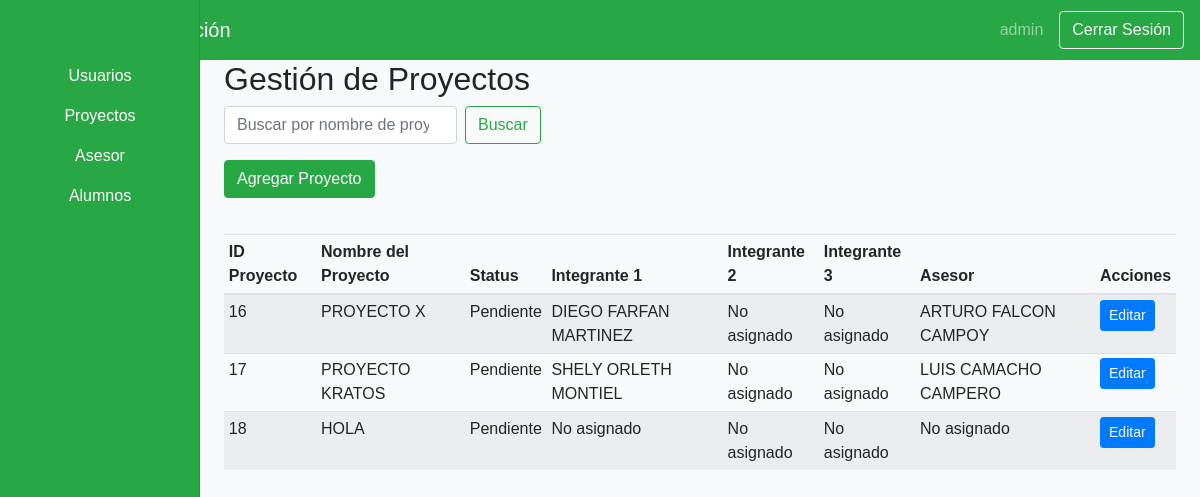
Before: /views/admin/dashboardAdminProyectos.php (signed in) with the older database file.
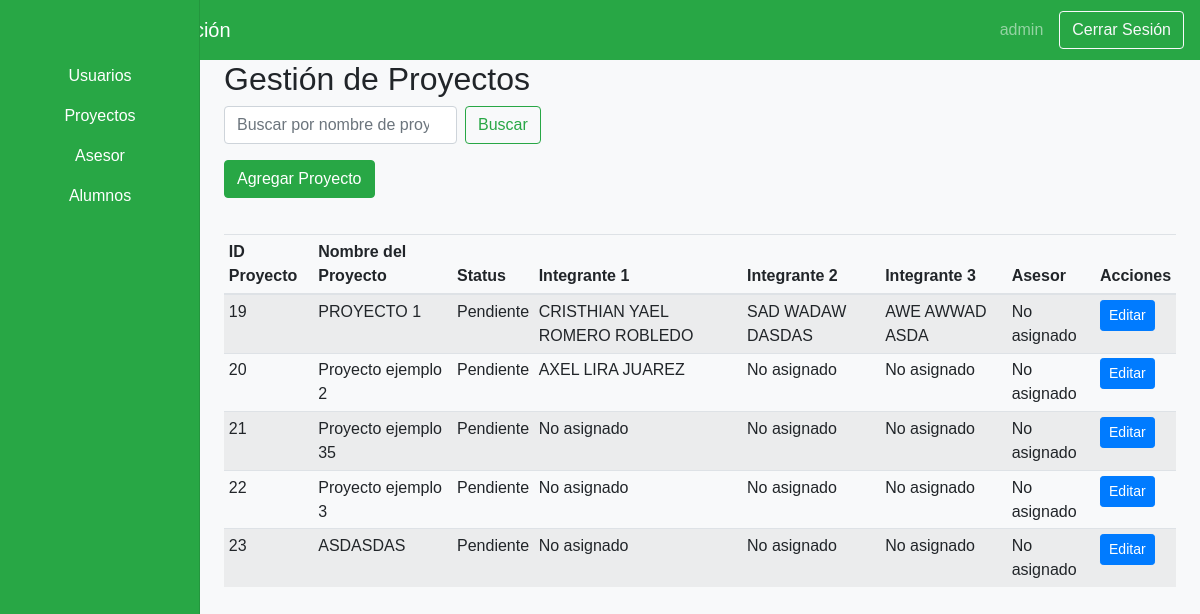
After: the same page with the newer database file.
### tables this page shows
CREATE TABLE IF NOT EXISTS `proyecto` (
  `ID_Proyecto` int NOT NULL AUTO_INCREMENT,
  `Nombre_Proyecto` varchar(200) NOT NULL,
  `Status` enum('Pendiente','En Revisión') NOT NULL,
  `Integrante_1` int DEFAULT NULL,
  `Integrante_2` int DEFAULT NULL,
  `Integrante_3` int DEFAULT NULL,
  `Asesor` int DEFAULT NULL,
  PRIMARY KEY (`ID_Proyecto`),
  KEY `fk_proyecto_integrante_1` (`Integrante_1`),
  KEY `fk_proyecto_integrante_2` (`Integrante_2`),
  KEY `fk_proyecto_integrante_3` (`Integrante_3`),
  KEY `fk_proyecto_asesor` (`Asesor`)
);

### Views/Admin/dashboardAdminProyectos.php (the view, shortened to what the changed rows need)
<?php
include('../../includes/config.php');
?>
<!DOCTYPE html>
<html lang="es">
<head>
    <link rel="stylesheet" href="https://stackpath.bootstrapcdn.com/bootstrap/4.3.1/css/bootstrap.min.css">
    <link rel="stylesheet" href="<?php echo CSS_PATH; ?>dashboard.css">
</head>
<body>
    <div class="container-fluid">
        <div class="row">
            <main role="main" class="col-md-9 ml-sm-auto col-lg-10 px-4">
                <h2>Gestión de Proyectos</h2>
                <div class="table-responsive">
                    <table class="table table-striped table-sm">
                        <thead>
                            <tr>
                                <th>ID Proyecto</th>
                                <th>Nombre del Proyecto</th>
                                <th>Status</th>
                                <th>Integrante 1</th>
                                <th>Integrante 2</th>
                                <th>Integrante 3</th>
                                <th>Asesor</th>
                                <th>Acciones</th>
                            </tr>
                        </thead>
                        <tbody>
                            <?php
                            $query = "
                                SELECT p.*,
                                       CONCAT(a.Nombres, ' ', a.Apellido_Paterno, ' ', a.Apellido_Materno) AS Nombre_Asesor,
                                       CONCAT(i1.Nombres, ' ', i1.Apellido_Paterno, ' ', i1.Apellido_Materno) AS Integrante1,
                                       CONCAT(i2.Nombres, ' ', i2.Apellido_Paterno, ' ', i2.Apellido_Materno) AS Integrante2,
                                       CONCAT(i3.Nombres, ' ', i3.Apellido_Paterno, ' ', i3.Apellido_Materno) AS Integrante3
                                FROM proyecto p
                                LEFT JOIN asesor a ON p.Asesor = a.ID_Asesor
                                LEFT JOIN alumno i1 ON p.Integrante_1 = i1.ID_Alumno
                                LEFT JOIN alumno i2 ON p.Integrante_2 = i2.ID_Alumno
                                LEFT JOIN alumno i3 ON p.Integrante_3 = i3.ID_Alumno
                                ORDER BY p.ID_Proyecto ASC";
                            $result = $connection->query($query);
                            while ($row = $result->fetch_assoc()) {
                                echo "<tr>";
                                echo "<td>" . htmlspecialchars($row['ID_Proyecto']) . "</td>";
                                echo "<td>" . htmlspecialchars($row['Nombre_Proyecto']) . "</td>";
                                echo "<td>" . htmlspecialchars($row['Status']) . "</td>";
                                echo "<td>" . htmlspecialchars($row['Integrante1'] ?? 'No asignado') . "</td>";
                                echo "<td>" . htmlspecialchars($row['Integrante2'] ?? 'No asignado') . "</td>";
                                echo "<td>" . htmlspecialchars($row['Integrante3'] ?? 'No asignado') . "</td>";
                                echo "<td>" . htmlspecialchars($row['Nombre_Asesor'] ?? 'No asignado') . "</td>";
                                echo "<td>";
                                echo "<button type='button' class='btn btn-primary btn-sm' data-toggle='modal' data-target='#editProjectModal'
                                        data-id='" . htmlspecialchars($row['ID_Proyecto']) . "'
                                        data-nombre='" . htmlspecialchars($row['Nombre_Proyecto']) . "'>Editar</button>";
                                echo "</td>";
                                echo "</tr>";
                            }
                            ?>
                        </tbody>
                    </table>
                </div>
            </main>
        </div>
    </div>
</body>
</html>

Changed rows visible on the page:
removed proyecto: ID_Proyecto "16", Nombre_Proyecto "PROYECTO X", Status "Pendiente", Integrante1 "DIEGO FARFAN MARTINEZ", Integrante2 "No asignado", Integrante3 "No asignado", Nombre_Asesor "ARTURO FALCON CAMPOY"
removed proyecto: ID_Proyecto "17", Nombre_Proyecto "PROYECTO KRATOS", Status "Pendiente", Integrante1 "SHELY ORLETH MONTIEL", Integrante2 "No asignado", Integrante3 "No asignado", Nombre_Asesor "LUIS CAMACHO CAMPERO"
removed proyecto: ID_Proyecto "18", Nombre_Proyecto "HOLA", Status "Pendiente", Integrante1 "No asignado", Integrante2 "No asignado", Integrante3 "No asignado", Nombre_Asesor "No asignado"
added proyecto: ID_Proyecto "19", Nombre_Proyecto "PROYECTO 1", Status "Pendiente", Integrante1 "CRISTHIAN YAEL ROMERO ROBLEDO", Integrante2 "SAD WADAW DASDAS", Integrante3 "AWE AWWAD ASDA", Nombre_Asesor "No asignado"
added proyecto: ID_Proyecto "20", Nombre_Proyecto "Proyecto ejemplo 2", Status "Pendiente", Integrante1 "AXEL LIRA JUAREZ", Integrante2 "No asignado", Integrante3 "No asignado", Nombre_Asesor "No asignado"
added proyecto: ID_Proyecto "21", Nombre_Proyecto "Proyecto ejemplo 35", Status "Pendiente", Integrante1 "No asignado", Integrante2 "No asignado", Integrante3 "No asignado", Nombre_Asesor "No asignado"
added proyecto: ID_Proyecto "22", Nombre_Proyecto "Proyecto ejemplo 3", Status "Pendiente", Integrante1 "No asignado", Integrante2 "No asignado", Integrante3 "No asignado", Nombre_Asesor "No asignado"
added proyecto: ID_Proyecto "23", Nombre_Proyecto "ASDASDAS", Status "Pendiente", Integrante1 "No asignado", Integrante2 "No asignado", Integrante3 "No asignado", Nombre_Asesor "No asignado"
